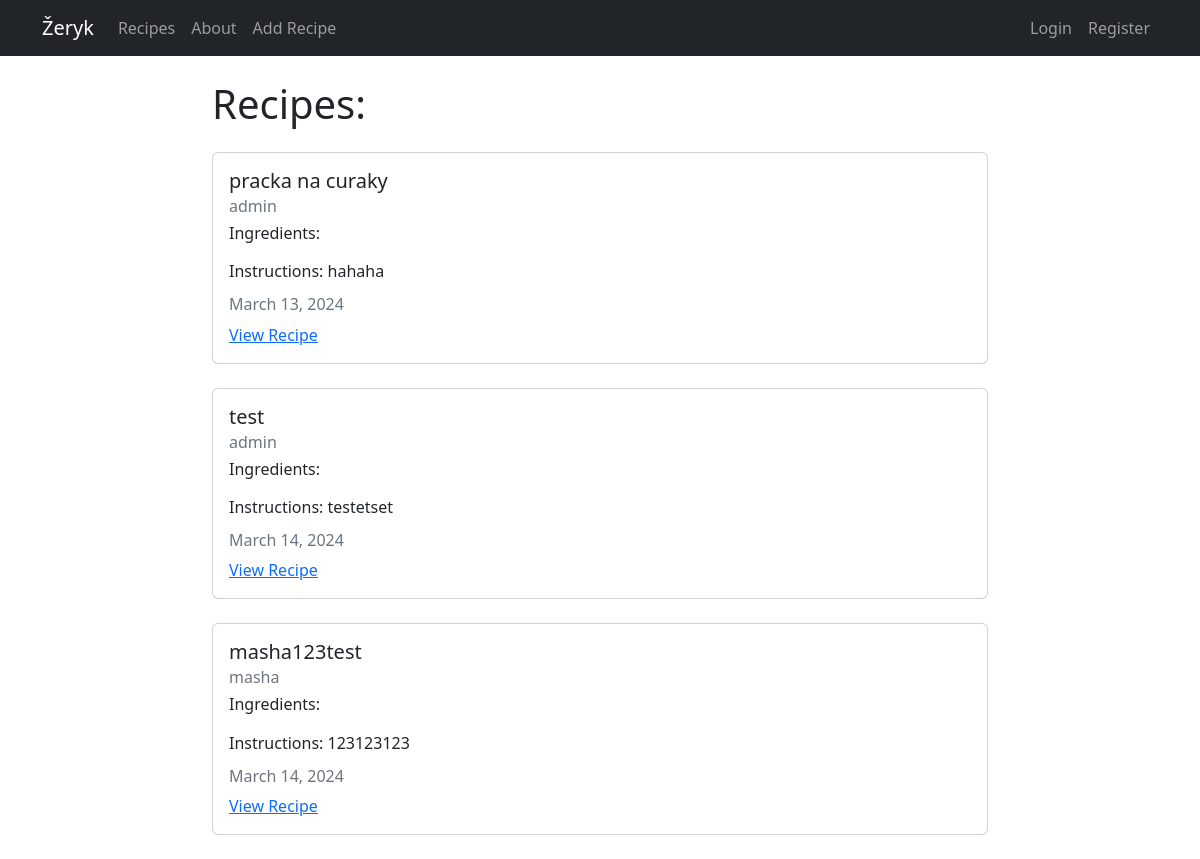
Before: / with the older database file.
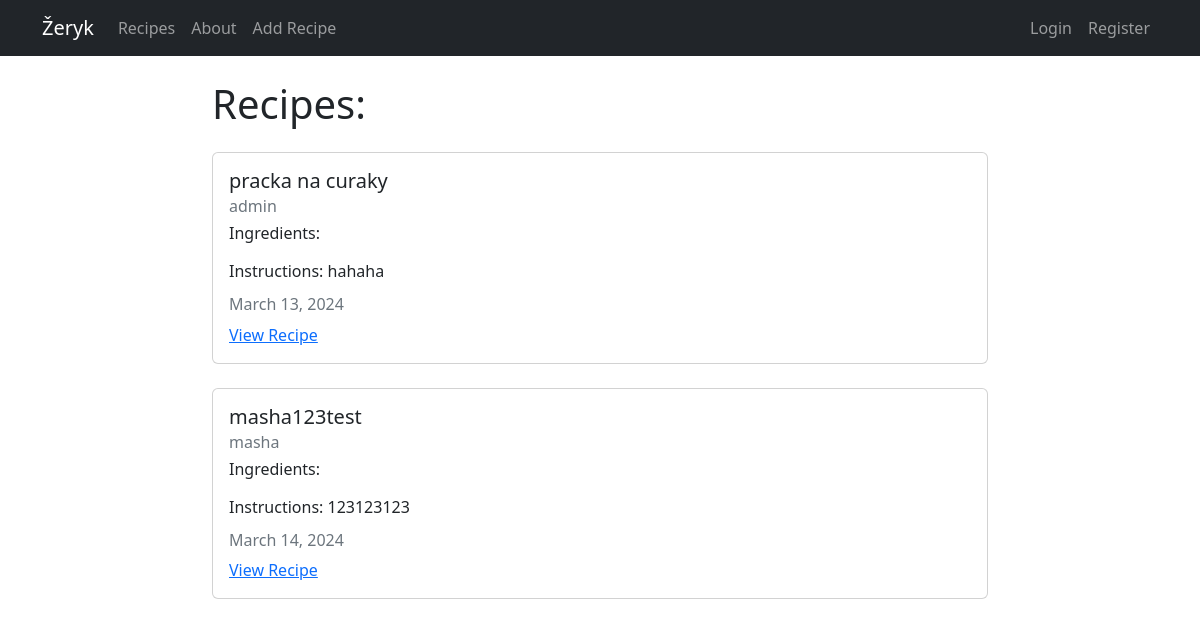
After: the same page with the newer database file.
### recipes/models.py (models this page shows, shortened)
class Recipe(models.Model):
  title = models.CharField(max_length=100)
  description = models.TextField()
  author = models.ForeignKey(User, on_delete=models.CASCADE)
  created_at = models.DateTimeField(auto_now_add=True)
  updated_at = models.DateTimeField(auto_now=True)
  ingredients = models.ManyToManyField(Ingredient)
  likes = models.ManyToManyField(User, related_name='blog_posts')

### recipes/views.py (the view)
# urls.py: path('', views.RecipeListView.as_view(), name="recipes-home"),
class RecipeListView(ListView):
  model = models.Recipe
  template_name = 'recipes/home.html'
  context_object_name = 'recipes'

### recipes/templates/recipes/home.html (shortened to what this page needs)
{% extends "recipes/base.html" %}
{% block content %}
<h1>Recipes:</h1>
{% for recipe in recipes %}
<div class="card my-4">
  <div class="card-body">
    <h5 class="card-title">{{ recipe.title }}</h5>
    <h6 class="card-subtitle mb-2 text-muted">{{ recipe.author }}</h6>
    <h6>Ingredients:</h6>
    <p class="card-text">Instructions: {{ recipe.description }}</p>
    <h6 class="card-subtitle mb-2 text-muted">
      {{ recipe.updated_at|date:"F d, Y" }}
    </h6>
    <a href="{% url 'recipes-detail' recipe.pk %}" class="card-link"
      >View Recipe</a
    >
  </div>
</div>
{% endfor %}
{% endblock content %}

Changed rows visible on the page:
removed Recipe: title "test", author "admin", description "testetset", updated_at "March 14, 2024"
